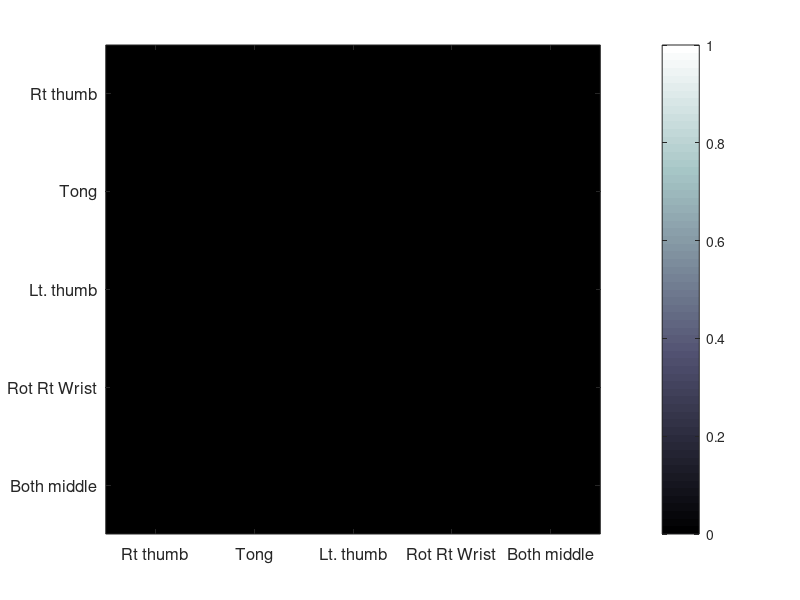
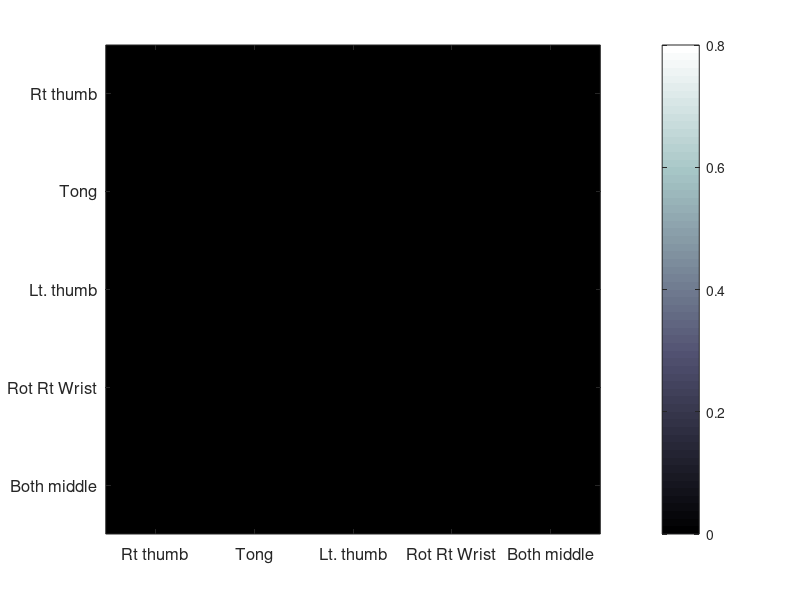

Write the MATLAB code that produced these figures, in order.

clc;clear

root_path='F:\DATA\ecog data\ECoG BCI\GangulyServer\Multistate clicker';

foldernames = {'20230915'};
cd(root_path)

files=[];
for i=1:length(foldernames)
    folderpath = fullfile(root_path, foldernames{i},'DiscreteArrow5D');
    D=dir(folderpath);
    for j=3:length(D)
        filepath=fullfile(folderpath,D((j)).name,'BCI_Fixed');
        if exist(filepath)
            disp(filepath)
            files = [files;findfiles('',filepath)'];
        end
    end
end


% look at the decodes per direction to get a max vote
T=zeros(5);
Tbin=zeros(5);
tim_to_target=[];
num_suc=[];
num_fail=[];
for i=1:length(files)
    disp(i)
    indicator=1;
    try
        load(files{i});
    catch ME
        warning('Not able to load file, skipping to next')
        indicator = 0;
    end
    if indicator
        kinax = TrialData.TaskState;
        clicker_state = TrialData.ClickerState;

        %run it through a 3 bin mode filter
        mode_filter = clicker_state;  
        mode_bins=4;
        for j=mode_bins:length(mode_filter)
            bins = clicker_state(j-mode_bins+1:j);
            mode_filter(j)=mode(bins);            
        end        
        clicker_state = mode_filter ;

        idx = TrialData.TargetID;
        t(1) = sum(clicker_state ==1);
        t(2) = sum(clicker_state ==2);
        t(3) = sum(clicker_state ==3);
        t(4) = sum(clicker_state ==4);
        t(5) = sum(clicker_state ==5);        
        % get the bin level accuracy
        Tbin(idx,:)=Tbin(idx,:)+t;
        [aa bb]=max(t);
        T(idx,bb) = T(idx,bb)+1;
        if TrialData.TargetID == TrialData.SelectedTargetID
            tim_to_target = [tim_to_target length(clicker_state)-TrialData.Params.ClickCounter];
            num_suc = [num_suc 1];
        else%if TrialData.SelectedTargetID ==0%~= TrialData.SelectedTargetID %&& TrialData.SelectedTargetID~=0
            tim_to_target = [tim_to_target length(clicker_state)];
            num_fail = [num_fail 1];
        end
    end
end

% get acc. trial level 
for i=1:size(T)
    T(i,:) = T(i,:)./sum(T(i,:));
end
figure;imagesc(T)
colormap bone
caxis([0 1])
xticks([1:5])
yticks([1:5])
xticklabels({'Rt thumb','Tong','Lt. thumb','Rot Rt Wrist', 'Both middle'})
yticklabels({'Rt thumb','Tong','Lt. thumb','Rot Rt Wrist', 'Both middle'})
set(gcf,'Color','w')
set(gca,'FontSize',12)
colorbar
mean(diag(T))

% get acc. bin level 
for i=1:size(Tbin)
    Tbin(i,:) = Tbin(i,:)./sum(Tbin(i,:));
end
figure;imagesc(Tbin)
colormap bone
caxis([0 0.8])
xticks([1:5])
yticks([1:5])
xticklabels({'Rt thumb','Tong','Lt. thumb','Rot Rt Wrist', 'Both middle'})
yticklabels({'Rt thumb','Tong','Lt. thumb','Rot Rt Wrist', 'Both middle'})
set(gcf,'Color','w')
set(gca,'FontSize',12)
colorbar
mean(diag(Tbin))
